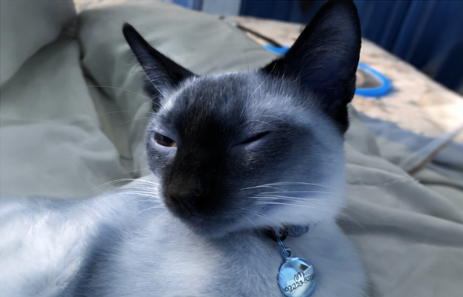
#> input picture AULA 11-08/Exercício/normal.png, 463 x 297 px
$ jupyter execute 'Equalização de Histograma.ipynb'
#> lines starting #> are read from the running program, lines starting #| are printed output that depends on the picture
[cell 1]
import cv2
import numpy as np
import matplotlib.pyplot as plt
from google.colab import files

[cell 2]
arquivo = files.upload()
#> the answer given: normal.png

[cell 3]
img_normal = cv2.imread('normal.png', cv2.IMREAD_COLOR_RGB)
#> img_normal is the input picture: shape (297, 463, 3); mean B, G, R 127.6, 114.1, 103.9

img_clara = cv2.imread('clara.png', cv2.IMREAD_COLOR_RGB)
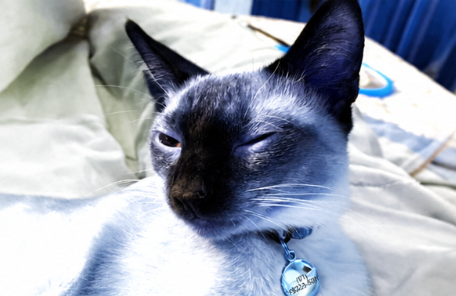
#> input picture AULA 11-08/Exercício/clara.png, 456 x 296 px
#> img_clara is the input picture: shape (296, 456, 3); mean B, G, R 177.6, 164.1, 156.9

img_escura = cv2.imread('escura.png', cv2.IMREAD_COLOR_RGB)
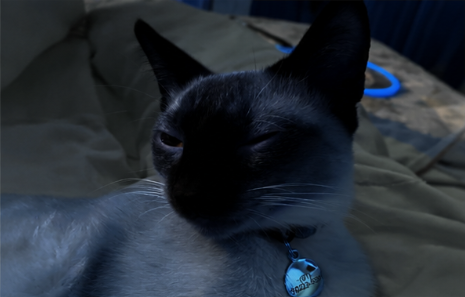
#> input picture AULA 11-08/Exercício/escura.png, 465 x 297 px
#> img_escura is the input picture: shape (297, 465, 3); mean B, G, R 53.1, 44.3, 36.9

[cell 4]
fig, ax = plt.subplots(1,3, figsize=(20,15))

ax[0].imshow(img_normal)
ax[0].set_title('RGB - Imagem Normal')
ax[0].axis('off')

ax[1].imshow(img_clara)
ax[1].set_title('RGB - Imagem Clara')
ax[1].axis('off')

ax[2].imshow(img_escura)
ax[2].set_title('RGB - Imagem Escura')
ax[2].axis('off')

plt.tight_layout()
plt.show()
#> figure, not shown here; B, G, R data is drawn as R, G, B

# 1. Converta

[cell 5]
img_normal_gray = cv2.cvtColor(img_normal, cv2.COLOR_RGB2GRAY)

img_clara_gray = cv2.cvtColor(img_clara, cv2.COLOR_RGB2GRAY)

img_escura_gray = cv2.cvtColor(img_escura, cv2.COLOR_RGB2GRAY)
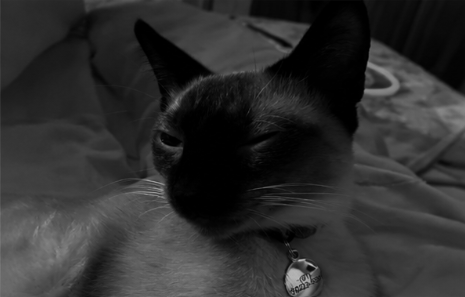
#> img_escura_gray: shape (297, 465); min 0, max 193, mean 46.1

[cell 6]
fig, ax = plt.subplots(1,3, figsize=(20,15))

ax[0].imshow(img_normal_gray, cmap='gray')
ax[0].set_title('GRAY - Imagem Normal')
ax[0].axis('off')

ax[1].imshow(img_clara_gray, cmap='gray')
ax[1].set_title('GRAY - Imagem Clara')
ax[1].axis('off')

ax[2].imshow(img_escura_gray, cmap='gray')
ax[2].set_title('GRAY - Imagem Escura')
ax[2].axis('off')

plt.tight_layout()
plt.show()

[cell 7]
def calcHist(img, ax):
    hist_arr = np.zeros(256, dtype=int)

    for px in img:
        hist_arr[px] += 1
#> after the loop, hist_arr = 256 values, max 272 at index 110, min 0 at index 255, mean 180.1

    ax.bar(range(256), hist_arr)

[cell 8]
fig, ax = plt.subplots(1, 3, figsize=(20, 5))

calcHist(img_normal_gray, ax[0])
ax[0].set_title('Histograma - Imagem Normal')

calcHist(img_clara_gray, ax[1])
ax[1].set_title('Histograma - Imagem Clara')

calcHist(img_escura_gray, ax[2])
ax[2].set_title('Histograma - Imagem Escura')

plt.tight_layout()
plt.show()
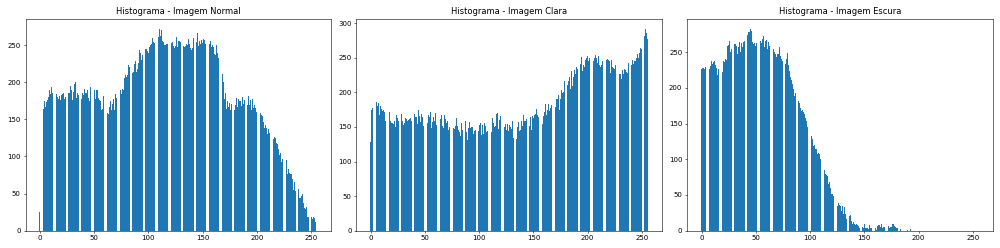
#> figure drawn by matplotlib, 3 panels; panel 1: tallest bar 272 high, from x = 109.6 to 110.4; panel 2: tallest bar 292 high, from x = 252.6 to 253.4; panel 3: tallest bar 283 high, from x = 44.6 to 45.4

# 2. Escreva

### Em que faixa as intensidades estão concentradas e o que isso indica sobre a imagem.

O histograma da imagem normal apresenta intensidades distribuídas principalmente entre (50 e 200) níveis de cinza, indicando uma boa variação tonal e contraste equilibrado.

A imagem clara possui maior concentração nas intensidades altas (150 a 255), indicando maior luminosidade, enquanto a imagem escura concentra os pixels em valores baixos (0 a 150), indicando predominância de sombras e baixa iluminação.

# 3. Escolha

[cell 9]
def equalizacao_histograma_manual(imagem):

    histograma = np.zeros(256, dtype=int)

    # Calcula o histograma
    for i in range(imagem.shape[0]):
        for j in range(imagem.shape[1]):
            nivel = imagem[i, j]
            histograma[nivel] += 1
#> after the loop, histograma = 256 values, max 1358 at index 132, min 0 at index 255, mean 537.2

    # Calcula a distribuição acumulada (CDF)
    cdf = np.cumsum(histograma)
#> cdf = 256 values from 67 to 137511

    # Normaliza a CDF para o intervalo [0, 255]
    cdf_normalizada = 255 * cdf / cdf[-1]
#> cdf_normalizada = 256 values from 0.124 to 255

    resultado = np.zeros_like(imagem)

    # Substitui cada pixel pelo novo nível de cinza
    for i in range(imagem.shape[0]):
        for j in range(imagem.shape[1]):
            resultado[i, j] = cdf_normalizada[imagem[i, j]]
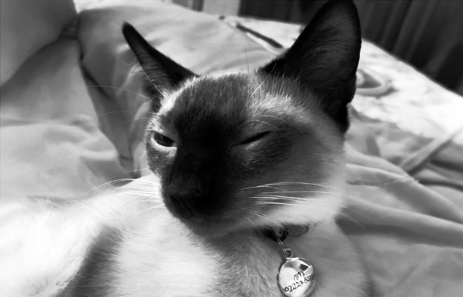
#> resultado: shape (297, 463); min 0, max 255, mean 127.6

    return resultado.astype(np.uint8)

Operação escolhida: Equalização de Histograma

Foi escolhida para melhorar o contraste da imagem por meio da redistribuição dos níveis de cinza, destacando detalhes em regiões com pouca variação de intensidade.

Parâmetro utilizado: CDF (Função de Distribuição Acumulada) normalizada no intervalo 0 a 255.

Não utiliza parâmetros (L e H) ou γ.

[cell 10]
normal_equalizacao = equalizacao_histograma_manual(img_normal_gray)
clara_equalizacao = equalizacao_histograma_manual(img_clara_gray)
#> after the loop in equalizacao_histograma_manual (call 2), `for i in range(imagem.shape[0]):`: histograma = 256 values, max 12579 at index 254, min 208 at index 95, mean 527.2
#> in equalizacao_histograma_manual (call 2), `cdf = np.cumsum(histograma)`: cdf = 256 values from 595 to 134976
#> in equalizacao_histograma_manual (call 2), `cdf_normalizada = 255 * cdf / cdf[-1]`: cdf_normalizada = 256 values from 1.12 to 255
#> after the loop in equalizacao_histograma_manual (call 2), `for i in range(imagem.shape[0]):`:
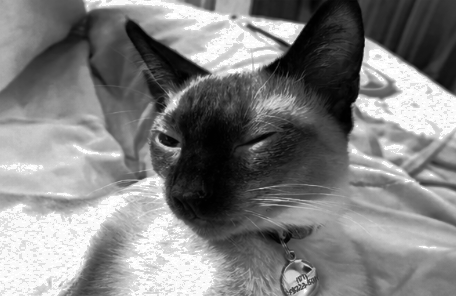
#> resultado: shape (296, 456); min 1, max 255, mean 128.8
escura_equalizacao = equalizacao_histograma_manual(img_escura_gray)
#> after the loop in equalizacao_histograma_manual (call 3), `for i in range(imagem.shape[0]):`: histograma = 256 values, max 8267 at index 0, min 0 at index 184, mean 539.5
#> in equalizacao_histograma_manual (call 3), `cdf = np.cumsum(histograma)`: cdf = 256 values from 8267 to 138105
#> in equalizacao_histograma_manual (call 3), `cdf_normalizada = 255 * cdf / cdf[-1]`: cdf_normalizada = 256 values from 15.26 to 255
#> after the loop in equalizacao_histograma_manual (call 3), `for i in range(imagem.shape[0]):`:
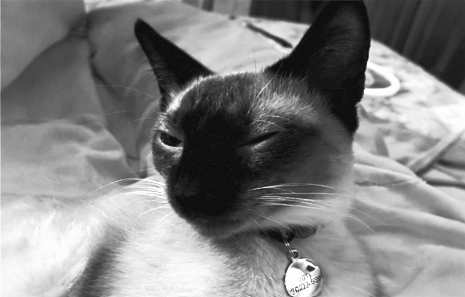
#> resultado: shape (297, 465); min 15, max 255, mean 128.7

# 4. Monte

[cell 11]
fig, ax = plt.subplots(2,2, figsize=(20,15))

ax[0,0].imshow(img_normal_gray, cmap='gray')
ax[0,0].set_title('Original - Imagem Normal')
ax[0,0].axis('off')

calcHist(img_normal_gray, ax[1,0])
ax[1,0].set_title('Original - Histograma')

ax[0,1].imshow(normal_equalizacao, cmap='gray')
ax[0,1].set_title('Equalizado - Imagem Normal')
ax[0,1].axis('off')

calcHist(normal_equalizacao, ax[1,1])
ax[1,1].set_title('Equalizado - Histograma')
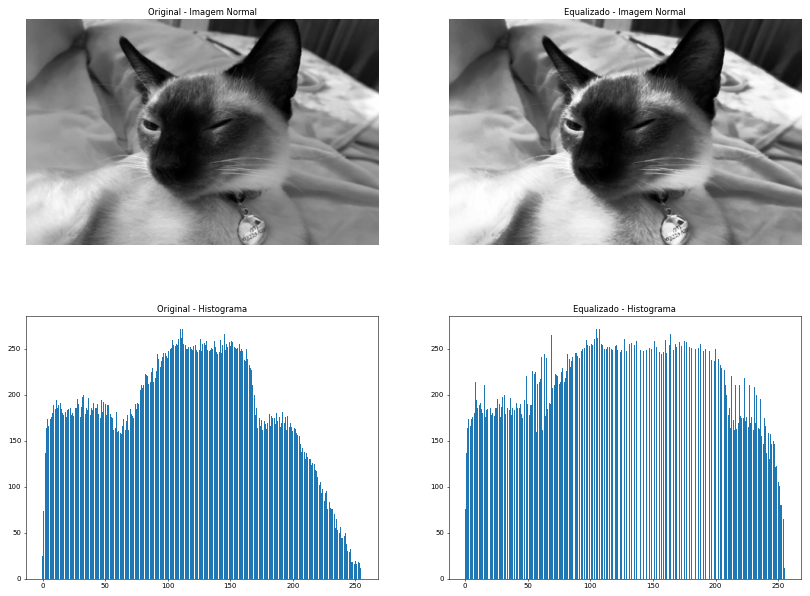
#> figure drawn by matplotlib, 4 panels; panel 3: tallest bar 272 high, from x = 109.6 to 110.4; panel 4: tallest bar 272 high, from x = 104.6 to 105.4

[cell 12]
fig, ax = plt.subplots(2,2, figsize=(20,15))

ax[0,0].imshow(img_clara_gray, cmap='gray')
ax[0,0].set_title('Original - Imagem Clara')
ax[0,0].axis('off')

calcHist(img_clara_gray, ax[1,0])
ax[1,0].set_title('Original - Histograma')

ax[0,1].imshow(clara_equalizacao, cmap='gray')
ax[0,1].set_title('Equalizado - Imagem Clara')
ax[0,1].axis('off')

calcHist(clara_equalizacao, ax[1,1])
ax[1,1].set_title('Equalizado - Histograma')
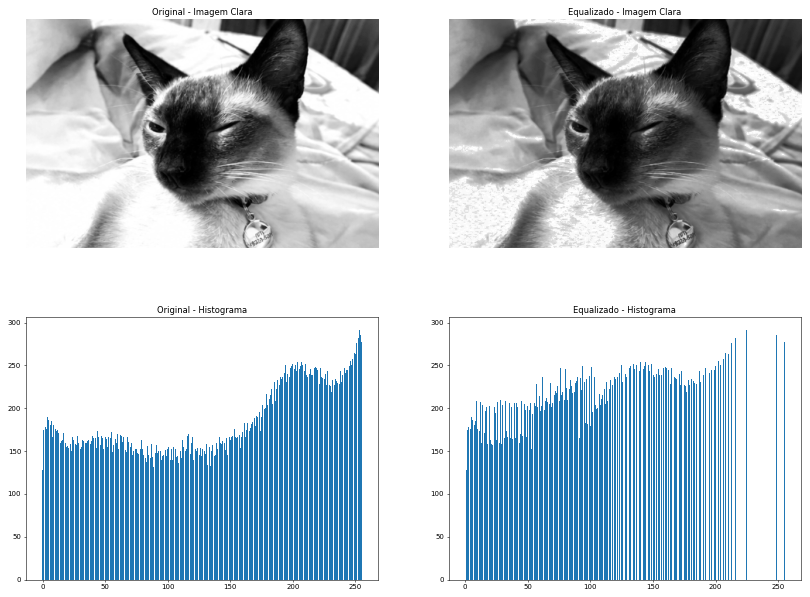
#> figure drawn by matplotlib, 4 panels; panel 3: tallest bar 292 high, from x = 252.6 to 253.4; panel 4: tallest bar 292 high, from x = 224.6 to 225.4

[cell 13]
fig, ax = plt.subplots(2,2, figsize=(20,15))

ax[0,0].imshow(img_escura_gray, cmap='gray')
ax[0,0].set_title('Original - Imagem Escura')
ax[0,0].axis('off')

calcHist(img_escura_gray, ax[1,0])
ax[1,0].set_title('Original - Histograma')

ax[0,1].imshow(escura_equalizacao, cmap='gray')
ax[0,1].set_title('Equalizado - Imagem Escura')
ax[0,1].axis('off')

calcHist(escura_equalizacao, ax[1,1])
ax[1,1].set_title('Equalizado - Histograma')
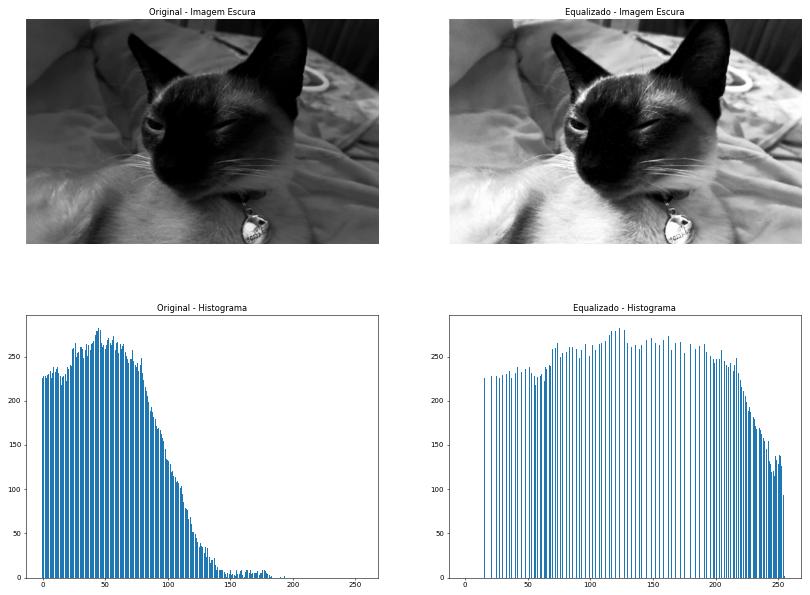
#> figure drawn by matplotlib, 4 panels; panel 3: tallest bar 283 high, from x = 44.6 to 45.4; panel 4: tallest bar 283 high, from x = 122.6 to 123.4
